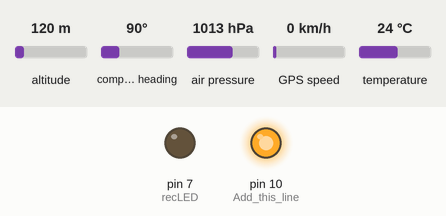
Simulated run of this sketch. Board: Arduino Uno, built with avr-gcc and run on an emulated ATmega328P. Shown: output pins drawn as LEDs (lit = HIGH). The inputs (shaded band) are chosen by the test bench; at power-on: altitude 120 m, compass heading 90°, air pressure 1013 hPa, GPS speed 0 km/h, temperature 24 °C. Storage starts empty; the GPS gets a fix after 3 s at 37.7749, -122.4194 with 8 satellites; what the sketch prints to the serial monitor is not drawn.

Above: at 0.5 s.
Timing chart, 0 to 126.3 s (numbered marks = the images above):
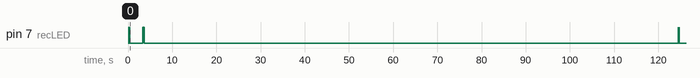

The sketch:

sketch-arduino-sensor-sdcard.ino
```cpp
/*
  GPS Position Logger
  gps-position-logger.ino
  Read GPS data from BN-220 or any serial GPS sensor
  Requires TinyGPS++ Library
  Save to SD or microSD card

  bmp180 pins
  VIN - 5v
  GRD - gnd
  SCL - A5 analog
  SDA - A4 analog

  GPS pins
  TXD - 3 digital
  RXD - 4 digital
  GND - gnd
  VCC - 5v

  sdcard pins
  CS - 10 digital
  SCK - 13 digital
  MOSI - 11 digital
  MISO - 12 digital
  VCC - 5v
  GND - gnd

  DroneBot Workshop 2021
  https://dronebotworkshop.com/using-gps-modules/#Build_a_GPS_Position_Logger
*/

// Include required libraries
#include <TinyGPS++.h>
#include <SoftwareSerial.h>
#include <SD.h>
#include "Adafruit_BMP085.h"

// BMP sensor
Adafruit_BMP085 bmp180;
float tempC;  // Variable for holding temp in C
float tempF;  // Variable for holding temp in F
float pressure; //Variable for holding pressure reading

// GPS Connections
static const int RXPin = 4, TXPin = 3;

// GPS Baud rate (change if required)
static const uint32_t GPSBaud = 9600;

// SD Card Select pin
const int chipSelect = 10;

// Write LED
const int recLED = 7;

// String to hold GPS data
String gpstext;

// GPS write delay counter variables
// Change gpsttlcount as required
int gpscount = 0;
int gpsttlcount = 30;

// TinyGPS++ object
TinyGPSPlus gps;

// SoftwareSerial connection to the GPS device
SoftwareSerial ss(TXPin, RXPin);

void blinky()
{
  // Blink LED so we know we are ready
  digitalWrite(recLED, HIGH);
  delay(50);
  digitalWrite(recLED, LOW);
  delay(50);
  digitalWrite(recLED, HIGH);
  delay(50);
  digitalWrite(recLED, LOW);
  delay(50);
  digitalWrite(recLED, HIGH);
  delay(50);
  digitalWrite(recLED, LOW);

}

void setup()
{
  // Set LED pin as output
  pinMode(recLED, OUTPUT);

  pinMode(10, OUTPUT); // Add this line
  digitalWrite(10, HIGH); // Add this line

  // Start Serial Monitor for debugging
  Serial.begin(115200);

  // Start SoftwareSerial
  ss.begin(GPSBaud);

  // Dispatch incoming characters
  while (ss.available() > 0)
  {
    gps.encode(ss.read());
    Serial.println("Encoding GPS data");
  }

  // Initialize SD card
  if (!SD.begin(chipSelect)) {
    Serial.println("Card failed, or not present");
    //don't do anything more:
    while (1);
  }
  Serial.println("Card initialized.");

  // not sure why, but this had to come
  // after sd card for some reason
  bmp180.begin();

  // Blink LED so we know we are ready
  digitalWrite(recLED, HIGH);
  delay(50);
  digitalWrite(recLED, LOW);
  delay(50);
  digitalWrite(recLED, HIGH);
  delay(50);
  digitalWrite(recLED, LOW);
  delay(50);
  digitalWrite(recLED, HIGH);
  delay(50);
  digitalWrite(recLED, LOW);

}

void loop()
{

  // Turn off LED
  digitalWrite(recLED, LOW);

  // See if data available
  // NMEA data pulls down every 1 second
  while (ss.available() > 0)
    gps.encode(ss.read());

  //Serial.println("Reading GPS data");

  if (gps.location.isValid())
  {
    // See if we have a complete GPS data string
    if (displayInfo() != "0")
    {
      // Get GPS string
      gpstext = displayInfo();

      if (gpscount == gpsttlcount)
      {
        //Serial.println(F("Writing to SD Card..."));

        //Open the file on card for writing
        File dataFile = SD.open("gpslog.csv", FILE_WRITE);

        if (dataFile)
        {
          // If the file is available, write to it and close the file
          dataFile.println(gpstext);
          dataFile.close();

          // Serial print GPS string for debugging
          //Serial.println(gpstext);
          blinky();

          delay(120000);
        }
        // If the file isn't open print an error message for debugging
        else {
          Serial.println("error opening datalog.txt");
        }
      }
    } else {
      Serial.println("Error displaying location.");
    }
  }
  else
  {
    Serial.println("GPS location not valid.");
    //Serial.print("GPS serial overflow:");Serial.println(ss.overflow());  // For GPS serial troubleshooting
  }
  // Increment GPS Count
  gpscount = gpscount + 1;
  if (gpscount > gpsttlcount) {
    gpscount = 0;
  }
}

String displayInfo()
{
  String gpsdata = "";

  if (gps.location.isValid())
  {
    gpsdata += String(gps.location.lat(), 6);
    gpsdata += String(F(","));
    gpsdata += String(gps.location.lng(), 6);
  }
  else
  {
    gpsdata += String(F("INVALID"));
  }

  gpsdata += String(F(","));

  if (gps.date.isValid())
  {
    gpsdata += String(gps.date.month());
    gpsdata += String(F("/"));
    gpsdata += String(gps.date.day());
    gpsdata += String(F("/"));
    gpsdata += String(gps.date.year());
  }
  else
  {
    gpsdata += String(F("INVALID"));
  }

  gpsdata += String(F(","));

  if (gps.time.isValid())
  {
    if (gps.time.hour() < 10) gpsdata += String(F("0"));
    gpsdata += String(gps.time.hour());
    gpsdata += String(F(":"));
    if (gps.time.minute() < 10) gpsdata += String(F("0"));
    gpsdata += String(gps.time.minute());
    gpsdata += String(F(":"));
    if (gps.time.second() < 10) gpsdata += String(F("0"));
    gpsdata += String(gps.time.second());
    gpsdata += String(F("."));
    if (gps.time.centisecond() < 10) gpsdata += String(F("0"));
    gpsdata += String(gps.time.centisecond());
  }
  else
  {
    gpsdata += String(F("INVALID"));
  }

  gpsdata += String(F(","));

  tempC = bmp180.readTemperature(); //  Read Temperature
  tempF = tempC*1.8 + 32.; // Convert degrees C to F
  pressure=bmp180.readPressure()/3386.389; //Read Pressure

  gpsdata += String(tempC);
  gpsdata += String(F(","));
  gpsdata += String(tempF);
  gpsdata += String(F(","));
  gpsdata += String(pressure);

  return gpsdata;
}
```
